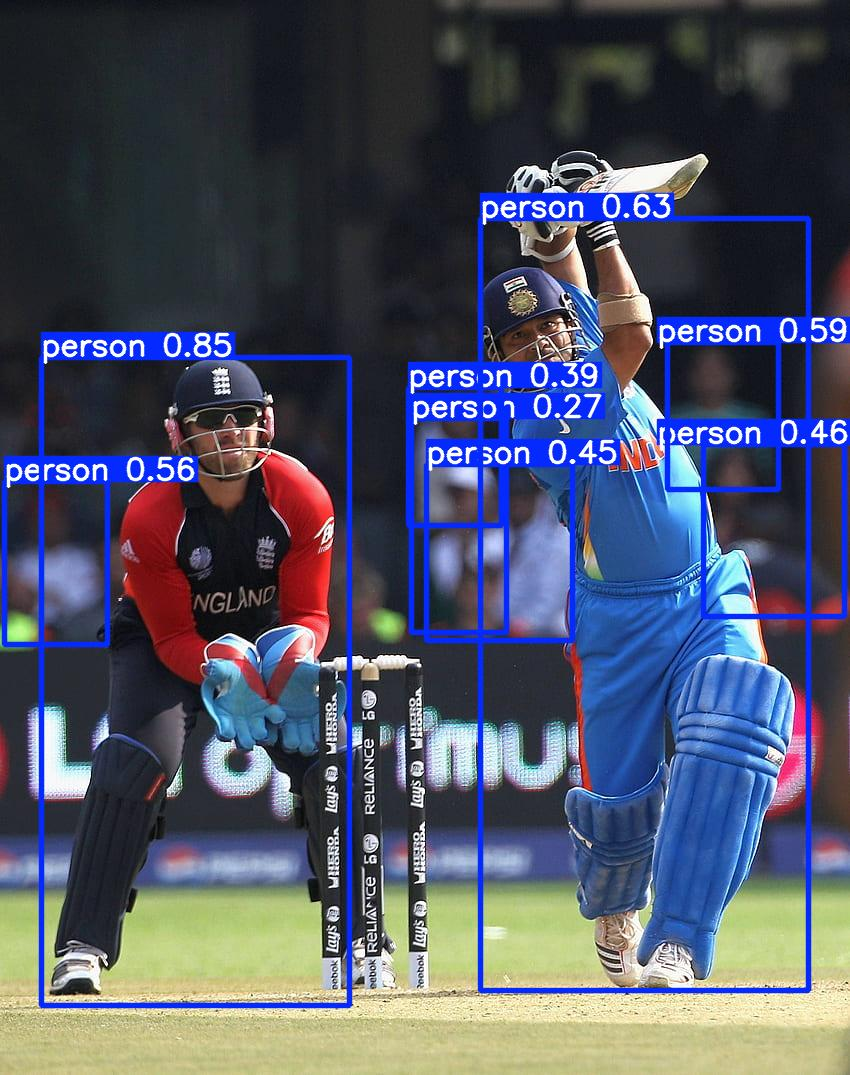
#> input picture runs/detect/exp6/sachin.jpg, 850 x 1075 px, found by its file name
$ jupyter execute --allow-errors L41_image_blurring_smoothening.ipynb
#> lines starting #> are read from the running program, lines starting #| are printed output that depends on the picture
<div style="
    background: linear-gradient(90deg,rgb(251, 255, 10), #ff758c, #ff4d6d);
    -webkit-background-clip: text;
    -webkit-text-fill-color: transparent;
    font-size: 20px;
    font-weight: bold;
    text-align: center;">
    Image Blurring and Smoothening
</div>

<div style="
    background: linear-gradient(90deg,rgb(251, 255, 10), #ff758c, #ff4d6d);
    -webkit-background-clip: text;
    -webkit-text-fill-color: transparent;
    font-size: 17px;
    font-weight: bold;
    text-align: center;">
    Kernel
<br/>
-----------------------------------------------------------------------------------------------------------------------------------------
</div>

- In computer vision, a **kernel**, also known as a convolution matrix or mask, is a smaller matrix used to manipulate images in various ways.

- Think of it as a tiny **window** that `slides` across the image, performing calculations at each pixel based on the surrounding pixels and the kernel itself.

- The calculations can achieve various effects, making kernels incredibly versatile tools.

[cell 1]
import cv2
import numpy as np
import matplotlib.pyplot as plt

[cell 2]
img = cv2.imread('content/images/sachin.jpg')
#> img is the input picture: shape (1075, 850, 3); mean B, G, R 101.3, 83.8, 78.7

$$\text{Averaging Kernel}$$

[cell 3]
size = 7
kernel = np.ones((size, size))*(1/size**2)
kernel

#> (a cell that did not finish here is left out)

[cell 5]
average_image = cv2.filter2D(img,-1,kernel)
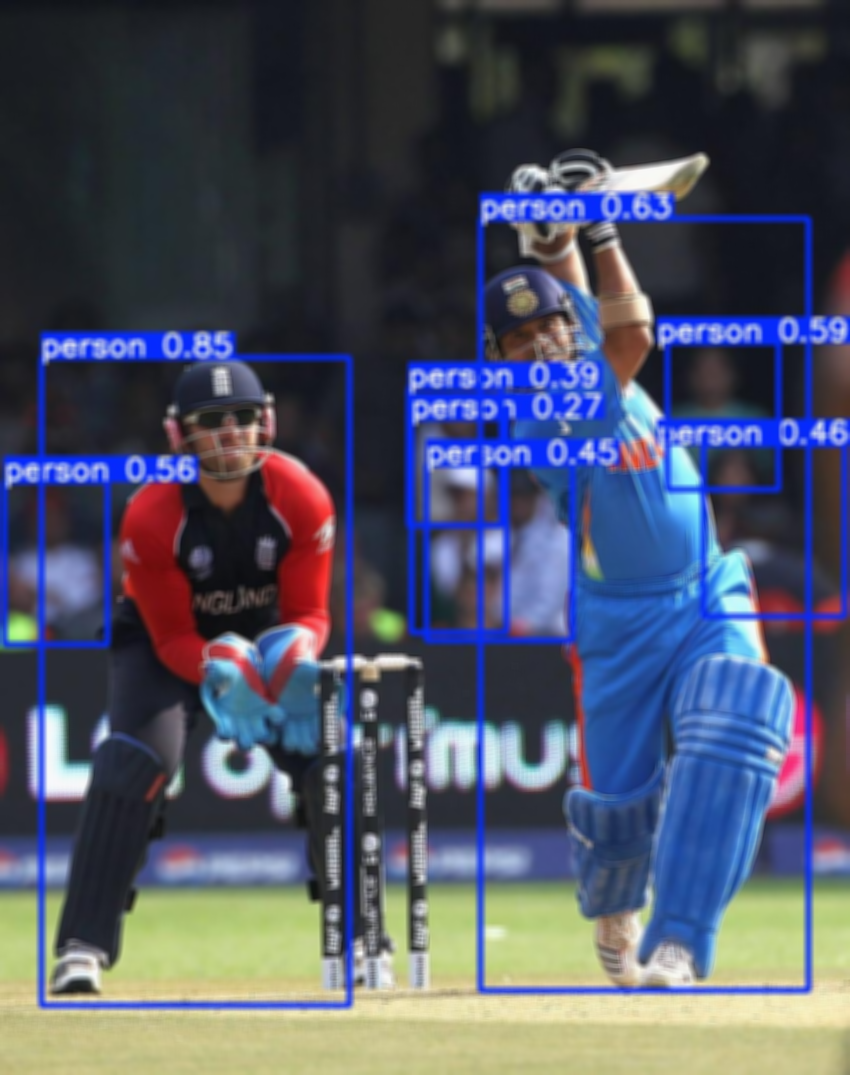
#> average_image: shape (1075, 850, 3); mean B, G, R 101.3, 83.8, 78.7

cv2.imshow('average_image',average_image)
cv2.waitKey(0)
cv2.destroyAllWindows()
